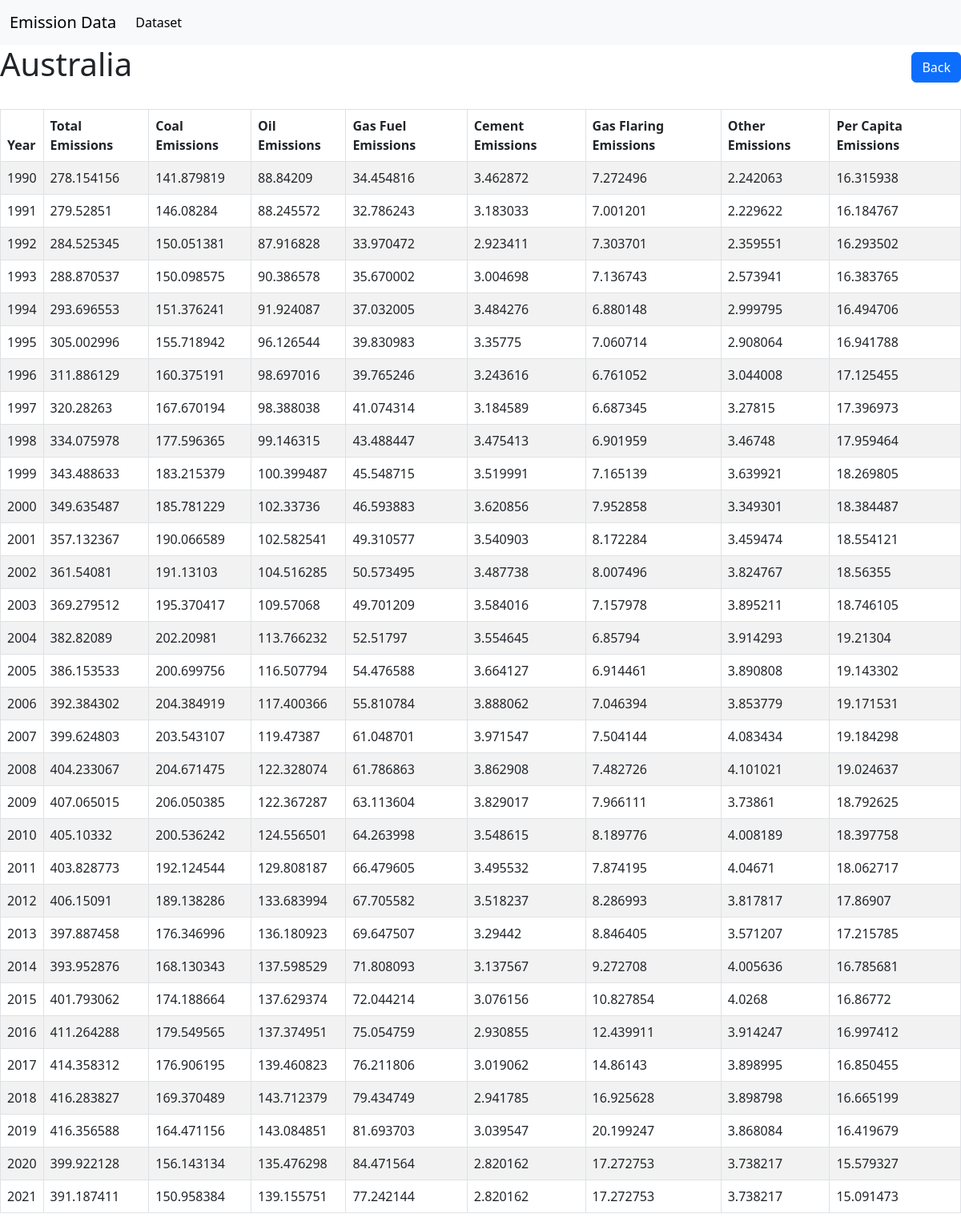
The app's page /emissionsss/12/ with its own data.
### emissiondataapp/models.py (models this page shows, shortened)
class Country(models.Model):
    name = models.CharField(max_length=255)

class Emission(models.Model):
    country = models.ForeignKey(Country, on_delete=models.CASCADE)
    iso_alpha = models.CharField(max_length=100)
    year = models.IntegerField()
    total_emissions = models.FloatField()
    coal = models.FloatField()
    oil = models.FloatField()
    gas_fuel_emissions = models.FloatField()
    cement = models.FloatField()
    flaring = models.FloatField()
    other = models.FloatField()
    per_capita = models.FloatField()

### emissiondataapp/views.py (the view)
# urls.py: path('emissionsss/<int:pk>/', CountryDetailView.as_view(), name='country_detail')
class CountryDetailView(DetailView):
    model = Country
    template_name = 'country_detail.html'
    context_object_name = 'country'
    def get_context_data(self, **kwargs):
        context = super().get_context_data(**kwargs)
        country = self.get_object()
        context['emissions'] = Emission.objects.filter(country=country)
        return context

### emissiondataapp/templates/country_detail.html
{% extends 'base.html' %}
{% block content %}
<div class="d-flex justify-content-between align-items-center mb-4">
    <h1>{{ country.name }}</h1>
    <a href="javascript:history.go(-1)" class="btn btn-primary">Back</a>
  </div>
  {% if emissions %}
    <div class="table-responsive">
      <table class="table table-bordered table-striped">
        <thead>
          <tr>
            <th>Year</th>
            <th>Total Emissions</th>
            <th>Coal Emissions</th>
            <th>Oil Emissions</th>
            <th>Gas Fuel Emissions</th>
            <th>Cement Emissions</th>
            <th>Gas Flaring Emissions</th>
            <th>Other Emissions</th>
            <th>Per Capita Emissions</th>
          </tr>
        </thead>
        <tbody>
          {% for emission in emissions %}
            <tr>
              <td>{{ emission.year }}</td>
              <td>{{ emission.total_emissions }}</td>
              <td>{{ emission.coal }}</td>
              <td>{{ emission.oil }}</td>
              <td>{{ emission.gas_fuel_emissions }}</td>
              <td>{{ emission.cement }}</td>
              <td>{{ emission.flaring }}</td>
              <td>{{ emission.other }}</td>
              <td>{{ emission.per_capita }}</td>
            </tr>
          {% endfor %}
        </tbody>
      </table>
    </div>
  {% else %}
    <p>No emissions data available for this country.</p>
  {% endif %}
{% endblock %}

### emissiondataapp/templates/base.html (shortened to what this page needs)
<!DOCTYPE html>
<html>
<head>
    <link href="https://cdn.jsdelivr.net/npm/bootstrap@5.3.0-alpha2/dist/css/bootstrap.min.css" rel="stylesheet">
</head>
<body>
    <nav class="navbar navbar-expand-lg bg-body-tertiary">
        <div class="container-fluid">
          <a class="navbar-brand" href="{% url 'index' %}">Emission Data</a>
          <div class="collapse navbar-collapse" id="navbarNav">
            <ul class="navbar-nav d-flex">
              <li class="nav-item">
                <a class="nav-link active" aria-current="page" href="{% url 'country_list' %}">Dataset</a>
              </li>
            </ul>
          </div>
        </div>
      </nav>
    {% block content %}{% endblock %}
</body>
</html>

### records on screen
Country: name "Australia"
Emission: year "1990", total_emissions "278.154156", coal "141.879819", oil "88.84209", gas_fuel_emissions "34.454816", cement "3.462872", flaring "7.272496", other "2.242063", per_capita "16.315938"
Emission: year "1991", total_emissions "279.52851", coal "146.08284", oil "88.245572", gas_fuel_emissions "32.786243", cement "3.183033", flaring "7.001201", other "2.229622", per_capita "16.184767"
Emission: year "1992", total_emissions "284.525345", coal "150.051381", oil "87.916828", gas_fuel_emissions "33.970472", cement "2.923411", flaring "7.303701", other "2.359551", per_capita "16.293502"
Emission: year "1993", total_emissions "288.870537", coal "150.098575", oil "90.386578", gas_fuel_emissions "35.670002", cement "3.004698", flaring "7.136743", other "2.573941", per_capita "16.383765"
Emission: year "1994", total_emissions "293.696553", coal "151.376241", oil "91.924087", gas_fuel_emissions "37.032005", cement "3.484276", flaring "6.880148", other "2.999795", per_capita "16.494706"
Emission: year "1995", total_emissions "305.002996", coal "155.718942", oil "96.126544", gas_fuel_emissions "39.830983", cement "3.35775", flaring "7.060714", other "2.908064", per_capita "16.941788"
Emission: year "1996", total_emissions "311.886129", coal "160.375191", oil "98.697016", gas_fuel_emissions "39.765246", cement "3.243616", flaring "6.761052", other "3.044008", per_capita "17.125455"
Emission: year "1997", total_emissions "320.28263", coal "167.670194", oil "98.388038", gas_fuel_emissions "41.074314", cement "3.184589", flaring "6.687345", other "3.27815", per_capita "17.396973"
Emission: year "1998", total_emissions "334.075978", coal "177.596365", oil "99.146315", gas_fuel_emissions "43.488447", cement "3.475413", flaring "6.901959", other "3.46748", per_capita "17.959464"
Emission: year "1999", total_emissions "343.488633", coal "183.215379", oil "100.399487", gas_fuel_emissions "45.548715", cement "3.519991", flaring "7.165139", other "3.639921", per_capita "18.269805"
Emission: year "2000", total_emissions "349.635487", coal "185.781229", oil "102.33736", gas_fuel_emissions "46.593883", cement "3.620856", flaring "7.952858", other "3.349301", per_capita "18.384487"
Emission: year "2001", total_emissions "357.132367", coal "190.066589", oil "102.582541", gas_fuel_emissions "49.310577", cement "3.540903", flaring "8.172284", other "3.459474", per_capita "18.554121"
Emission: year "2002", total_emissions "361.54081", coal "191.13103", oil "104.516285", gas_fuel_emissions "50.573495", cement "3.487738", flaring "8.007496", other "3.824767", per_capita "18.56355"
Emission: year "2003", total_emissions "369.279512", coal "195.370417", oil "109.57068", gas_fuel_emissions "49.701209", cement "3.584016", flaring "7.157978", other "3.895211", per_capita "18.746105"
Emission: year "2004", total_emissions "382.82089", coal "202.20981", oil "113.766232", gas_fuel_emissions "52.51797", cement "3.554645", flaring "6.85794", other "3.914293", per_capita "19.21304"
Emission: year "2005", total_emissions "386.153533", coal "200.699756", oil "116.507794", gas_fuel_emissions "54.476588", cement "3.664127", flaring "6.914461", other "3.890808", per_capita "19.143302"
Emission: year "2006", total_emissions "392.384302", coal "204.384919", oil "117.400366", gas_fuel_emissions "55.810784", cement "3.888062", flaring "7.046394", other "3.853779", per_capita "19.171531"
Emission: year "2007", total_emissions "399.624803", coal "203.543107", oil "119.47387", gas_fuel_emissions "61.048701", cement "3.971547", flaring "7.504144", other "4.083434", per_capita "19.184298"
Emission: year "2008", total_emissions "404.233067", coal "204.671475", oil "122.328074", gas_fuel_emissions "61.786863", cement "3.862908", flaring "7.482726", other "4.101021", per_capita "19.024637"
Emission: year "2009", total_emissions "407.065015", coal "206.050385", oil "122.367287", gas_fuel_emissions "63.113604", cement "3.829017", flaring "7.966111", other "3.73861", per_capita "18.792625"
Emission: year "2010", total_emissions "405.10332", coal "200.536242", oil "124.556501", gas_fuel_emissions "64.263998", cement "3.548615", flaring "8.189776", other "4.008189", per_capita "18.397758"
Emission: year "2011", total_emissions "403.828773", coal "192.124544", oil "129.808187", gas_fuel_emissions "66.479605", cement "3.495532", flaring "7.874195", other "4.04671", per_capita "18.062717"
Emission: year "2012", total_emissions "406.15091", coal "189.138286", oil "133.683994", gas_fuel_emissions "67.705582", cement "3.518237", flaring "8.286993", other "3.817817", per_capita "17.86907"
Emission: year "2013", total_emissions "397.887458", coal "176.346996", oil "136.180923", gas_fuel_emissions "69.647507", cement "3.29442", flaring "8.846405", other "3.571207", per_capita "17.215785"
Emission: year "2014", total_emissions "393.952876", coal "168.130343", oil "137.598529", gas_fuel_emissions "71.808093", cement "3.137567", flaring "9.272708", other "4.005636", per_capita "16.785681"
Emission: year "2015", total_emissions "401.793062", coal "174.188664", oil "137.629374", gas_fuel_emissions "72.044214", cement "3.076156", flaring "10.827854", other "4.0268", per_capita "16.86772"
Emission: year "2016", total_emissions "411.264288", coal "179.549565", oil "137.374951", gas_fuel_emissions "75.054759", cement "2.930855", flaring "12.439911", other "3.914247", per_capita "16.997412"
Emission: year "2017", total_emissions "414.358312", coal "176.906195", oil "139.460823", gas_fuel_emissions "76.211806", cement "3.019062", flaring "14.86143", other "3.898995", per_capita "16.850455"
Emission: year "2018", total_emissions "416.283827", coal "169.370489", oil "143.712379", gas_fuel_emissions "79.434749", cement "2.941785", flaring "16.925628", other "3.898798", per_capita "16.665199"
Emission: year "2019", total_emissions "416.356588", coal "164.471156", oil "143.084851", gas_fuel_emissions "81.693703", cement "3.039547", flaring "20.199247", other "3.868084", per_capita "16.419679"
Emission: year "2020", total_emissions "399.922128", coal "156.143134", oil "135.476298", gas_fuel_emissions "84.471564", cement "2.820162", flaring "17.272753", other "3.738217", per_capita "15.579327"
Emission: year "2021", total_emissions "391.187411", coal "150.958384", oil "139.155751", gas_fuel_emissions "77.242144", cement "2.820162", flaring "17.272753", other "3.738217", per_capita "15.091473"
